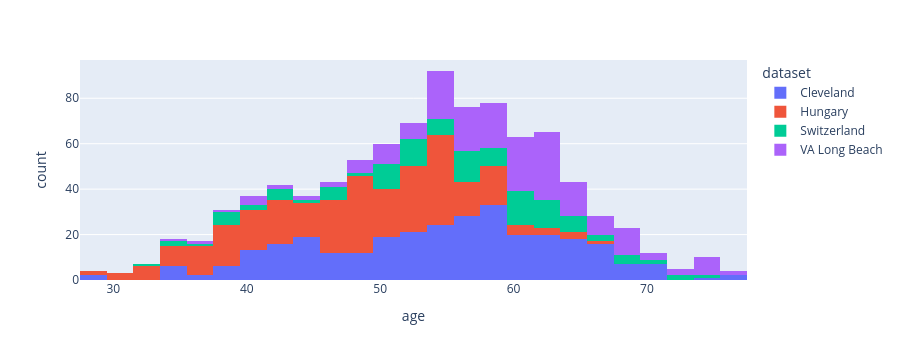

Notebook code for this chart:
### Code cell
# make a plot of age column using plotly and coloring this by dataset column
fig = px.histogram(data_frame = df, x = 'age', color = 'dataset')
fig.show()

# print the mean median and mode of age column grouped by dataset column
print(f'Mean of the dataset: {df.groupby('dataset')['age'].mean()}')

### Figure 1 — Plotly figure (JSON) as saved in the notebook; plotly's stock layout.template omitted (floating-point values rounded to 4 significant figures; data arrays with more than 128 entries replaced by an {"elided": "..."} marker saying what was removed)
{"data": [{"bingroup": "x", "hovertemplate": "dataset=Cleveland<br>age=%{x}<br>count=%{y}<extra></extra>", "legendgroup": "Cleveland", "marker": {"color": "#636efa", "pattern": {"shape": ""}}, "name": "Cleveland", "orientation": "v", "showlegend": true, "type": "histogram", "x": {"elided": "304 int values"}, "xaxis": "x", "yaxis": "y"}, {"bingroup": "x", "hovertemplate": "dataset=Hungary<br>age=%{x}<br>count=%{y}<extra></extra>", "legendgroup": "Hungary", "marker": {"color": "#EF553B", "pattern": {"shape": ""}}, "name": "Hungary", "orientation": "v", "showlegend": true, "type": "histogram", "x": {"elided": "293 int values"}, "xaxis": "x", "yaxis": "y"}, {"bingroup": "x", "hovertemplate": "dataset=Switzerland<br>age=%{x}<br>count=%{y}<extra></extra>", "legendgroup": "Switzerland", "marker": {"color": "#00cc96", "pattern": {"shape": ""}}, "name": "Switzerland", "orientation": "v", "showlegend": true, "type": "histogram", "x": [32, 34, 35, 36, 38, 38, 38, 38, 38, 38, 40, 41, 42, 42, 43, 43, 43, 45, 46, 46, 47, 47, 47, 47, 48, 50, 50, 50, 50, 51, 51, 51, 51, 51, 51, 51, 52, 52, 52, 52, 53, 53, 53, 53, 53, 53, 53, 53, 54, 54, 54, 55, 55, 55, 55, 56, 56, 56, 56, 56, 56, 56, 56, 57, 57, 57, 57, 57, 57, 58, 58, 58, 59, 59, 59, 59, 59, 60, 60, 60, 60, 60, 60, 61, 61, 61, 61, 61, 61, 61, 61, 61, 62, 62, 62, 62, 62, 62, 62, 63, 63, 63, 63, 63, 64, 64, 64, 65, 65, 65, 65, 66, 66, 67, 68, 68, 69, 69, 70, 70, 72, 73, 74], "xaxis": "x", "yaxis": "y"}, {"bingroup": "x", "hovertemplate": "dataset=VA Long Beach<br>age=%{x}<br>count=%{y}<extra></extra>", "legendgroup": "VA Long Beach", "marker": {"color": "#ab63fa", "pattern": {"shape": ""}}, "name": "VA Long Beach", "orientation": "v", "showlegend": true, "type": "histogram", "x": {"elided": "200 int values"}, "xaxis": "x", "yaxis": "y"}], "layout": {"barmode": "relative", "height": 360, "legend": {"title": {"text": "dataset"}, "tracegroupgap": 0}, "margin": {"t": 60}, "xaxis": {"anchor": "y", "autorange": true, "domain": [0, 1], "range": [27.5, 77.5], "title": {"text": "age"}, "type": "linear"}, "yaxis": {"anchor": "x", "autorange": true, "domain": [0, 1], "range": [0, 96.84], "title": {"text": "count"}}}}
